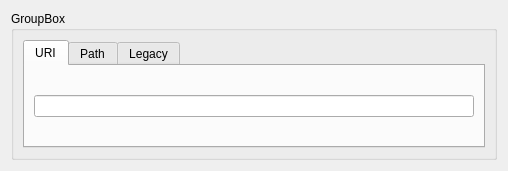
<?xml version="1.0" encoding="UTF-8"?>
<ui version="4.0">
 <class>IMASDB</class>
 <widget class="QWidget" name="IMASDB">
  <property name="geometry">
   <rect>
    <x>0</x>
    <y>0</y>
    <width>508</width>
    <height>171</height>
   </rect>
  </property>
  <property name="windowTitle">
   <string>Form</string>
  </property>
  <layout class="QVBoxLayout" name="verticalLayout">
   <item>
    <widget class="QGroupBox" name="groupBox">
     <property name="title">
      <string>GroupBox</string>
     </property>
     <layout class="QVBoxLayout" name="verticalLayout_3">
      <item>
       <widget class="QTabWidget" name="tabWidget">
        <property name="currentIndex">
         <number>0</number>
        </property>
        <widget class="QWidget" name="tabURI">
         <attribute name="title">
          <string>URI</string>
         </attribute>
         <layout class="QVBoxLayout" name="verticalLayout_9">
          <item>
           <widget class="QLineEdit" name="lineEditURI"/>
          </item>
         </layout>
        </widget>
        <widget class="QWidget" name="tabPath">
         <attribute name="title">
          <string>Path</string>
         </attribute>
         <layout class="QHBoxLayout" name="horizontalLayout_2">
          <item>
           <layout class="QVBoxLayout" name="verticalLayout_11">
            <item>
             <widget class="QLabel" name="labelUser_8">
              <property name="text">
               <string>Backend</string>
              </property>
              <property name="alignment">
               <set>Qt::AlignCenter</set>
              </property>
             </widget>
            </item>
            <item>
             <widget class="QComboBox" name="comboBoxBackend_Path">
              <property name="sizePolicy">
               <sizepolicy hsizetype="Expanding" vsizetype="Fixed">
                <horstretch>0</horstretch>
                <verstretch>0</verstretch>
               </sizepolicy>
              </property>
              <property name="editable">
               <bool>false</bool>
              </property>
              <item>
               <property name="text">
                <string>MDS+</string>
               </property>
              </item>
              <item>
               <property name="text">
                <string>HDF5</string>
               </property>
              </item>
              <item>
               <property name="text">
                <string>ASCII</string>
               </property>
              </item>
             </widget>
            </item>
           </layout>
          </item>
          <item>
           <layout class="QVBoxLayout" name="verticalLayout_10">
            <item>
             <widget class="QPushButton" name="pushButton_SelectPath">
              <property name="text">
               <string>Select path...</string>
              </property>
             </widget>
            </item>
            <item>
             <widget class="QLineEdit" name="lineEditPath"/>
            </item>
           </layout>
          </item>
         </layout>
        </widget>
        <widget class="QWidget" name="tabKeys">
         <attribute name="title">
          <string>Legacy</string>
         </attribute>
         <layout class="QHBoxLayout" name="horizontalLayout">
          <item>
           <layout class="QVBoxLayout" name="verticalLayout_2">
            <item>
             <widget class="QLabel" name="labelUser_4">
              <property name="text">
               <string>Backend</string>
              </property>
              <property name="alignment">
               <set>Qt::AlignCenter</set>
              </property>
             </widget>
            </item>
            <item>
             <widget class="QComboBox" name="comboBoxBackend_Legacy">
              <property name="sizePolicy">
               <sizepolicy hsizetype="Expanding" vsizetype="Fixed">
                <horstretch>0</horstretch>
                <verstretch>0</verstretch>
               </sizepolicy>
              </property>
              <property name="editable">
               <bool>false</bool>
              </property>
              <item>
               <property name="text">
                <string>MDS+</string>
               </property>
              </item>
              <item>
               <property name="text">
                <string>HDF5</string>
               </property>
              </item>
              <item>
               <property name="text">
                <string>ASCII</string>
               </property>
              </item>
             </widget>
            </item>
           </layout>
          </item>
          <item>
           <layout class="QVBoxLayout" name="verticalLayout_4">
            <item>
             <widget class="QLabel" name="labelUser">
              <property name="layoutDirection">
               <enum>Qt::LeftToRight</enum>
              </property>
              <property name="autoFillBackground">
               <bool>false</bool>
              </property>
              <property name="text">
               <string>User</string>
              </property>
              <property name="alignment">
               <set>Qt::AlignCenter</set>
              </property>
             </widget>
            </item>
            <item>
             <widget class="QLineEdit" name="lineEditUser"/>
            </item>
           </layout>
          </item>
          <item>
           <layout class="QVBoxLayout" name="verticalLayout_5">
            <item>
             <widget class="QLabel" name="labelUser_2">
              <property name="text">
               <string>Database</string>
              </property>
              <property name="alignment">
               <set>Qt::AlignCenter</set>
              </property>
             </widget>
            </item>
            <item>
             <widget class="QLineEdit" name="lineEditDatabase"/>
            </item>
           </layout>
          </item>
          <item>
           <layout class="QVBoxLayout" name="verticalLayout_6">
            <item>
             <widget class="QLabel" name="labelUser_3">
              <property name="text">
               <string>Shot</string>
              </property>
              <property name="alignment">
               <set>Qt::AlignCenter</set>
              </property>
             </widget>
            </item>
            <item>
             <widget class="QLineEdit" name="lineEditShot"/>
            </item>
           </layout>
          </item>
          <item>
           <layout class="QVBoxLayout" name="verticalLayout_7">
            <item>
             <widget class="QLabel" name="labelUser_5">
              <property name="text">
               <string>Run</string>
              </property>
              <property name="alignment">
               <set>Qt::AlignCenter</set>
              </property>
             </widget>
            </item>
            <item>
             <widget class="QLineEdit" name="lineEditRun"/>
            </item>
           </layout>
          </item>
          <item>
           <layout class="QVBoxLayout" name="verticalLayout_8">
            <item>
             <widget class="QLabel" name="labelUser_6">
              <property name="text">
               <string>Version</string>
              </property>
              <property name="alignment">
               <set>Qt::AlignCenter</set>
              </property>
             </widget>
            </item>
            <item>
             <widget class="QLineEdit" name="lineEditVersion"/>
            </item>
           </layout>
          </item>
         </layout>
        </widget>
       </widget>
      </item>
     </layout>
    </widget>
   </item>
  </layout>
 </widget>
 <resources/>
 <connections/>
</ui>
